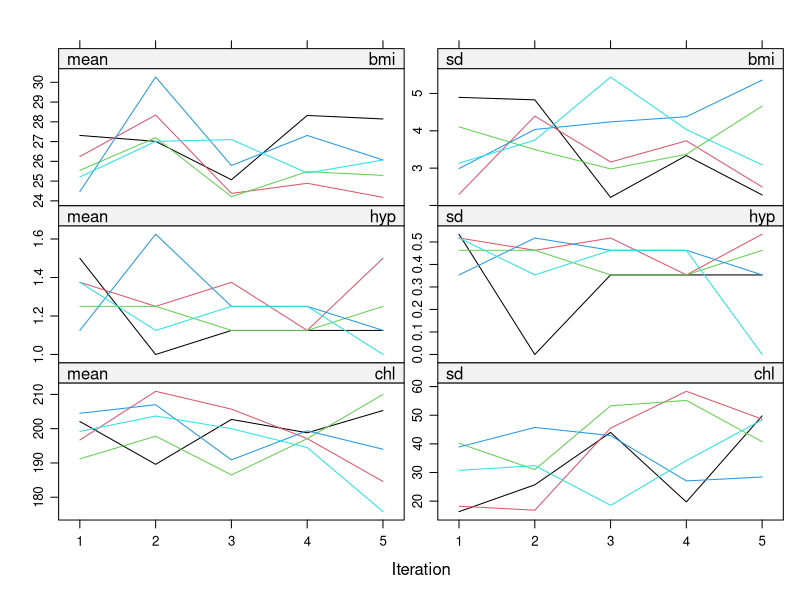

The R script that drew this image: (Note: this script raises an error after producing the figure.)
## ---- chunk 1
library(tidyverse)
library(mice)
## ---- chunk 2
y <- c(1, 2, NA, NA, 5)
z <- c(NA, NA, 3, 4, 5)
coalesce(y, z)
## ---- chunk 3
 tribble(~Method, ~Description, ~`Scale Type`,
        "pmm", "Predictive mean matching", "Any*",
        "midastouch", "Weighted predictive mean matching", "Any",
        "sample", "Random sample from observed values", "Any",
        "cart", "Classification and regression trees", "Any",
        "rf", "Random forest imputation", "Any",
        "norm", "Bayesian linear regression", "numeric",
        "norm.boot", "Normal imputation with bootstrap", "Numeric",
        "quadratic", "Imputation of quadratic terms", "Numeric",
        "ri", "Random indicator for nonignorable data", "Numeric",
        "logreg", "Logistic regression", "Binary*",
        "logreg.boot", "Logistic regression with bootstrap", "Binary",
        "polr", "Proportional odds model", "ordinal*",
        "polyreg", "Polytomous logistic regression", "Nominal*") %>% knitr::kable()
## ---- chunk 4
imp <- mice(nhanes, print = FALSE)
imp$predictorMatrix
## ---- chunk 5
data <- nhanes2[, 1:3]
md.pattern(data, plot = FALSE)
## ---- chunk 6
plot(imp)
mice.mids(imp, maxit=35, print=F) 
#tõstab mc iteratsioonide arvu 35-le.
#võtab imputeeritud mids objekti ja lisab iteratsioone, 
#toodab uue mids objeki
## ---- chunk 7
histogram(~age|gen, data=boys)
## ---- chunk 8
R <- is.na(boys$gen) 
histogram(~age|R, data=boys)
## ---- chunk 9
stripplot(imp, chl~.imp, pch=20, cex=2)
## ---- chunk 10
ini <- mice(boys, maxit = 0)
meth <- ini$meth
meth["tv"] <- "norm"
post <- ini$post
post["tv"] <- "imp[[j]][, i] <- squeeze(imp[[j]][, i], c(1, 25))"
imp <- mice(boys, meth=meth, post=post, print=FALSE)
## ---- chunk 11
miss <- is.na(imp$data$bmi)
xyplot(imp, bmi ~ I (wgt / (hgt / 100)^2),
       na.groups = miss, cex = c(0.8, 1.2), pch = c(1, 20),
       ylab = "BMI (kg/m2) Imputed", xlab = "BMI (kg/m2) Calculated")
## ---- chunk 12
imp <- mice(boys, maxit=1)

### xyplot: scatterplot by imputation number
### observe the erroneous outlying imputed values
### (caused by imputing hgt from bmi)
xyplot(imp, hgt~age|.imp, pch=c(1,20),cex=c(1,1.5))
## ---- chunk 13
### same, but label with missingness of wgt (four cases)
xyplot(imp, hgt~age|.imp, na.group=wgt, pch=c(1,20),cex=c(1,1.5))
## ---- chunk 14
xyplot(imp, hgt~age, pch=c(1,20),cex=c(1,1.5))
